Frame 1 (no input): blank canvas, image omitted
Frame 60 (no input): blank canvas, image omitted
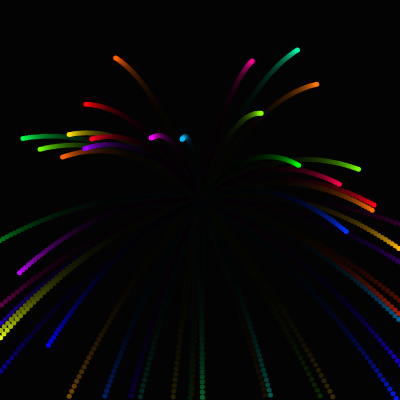
Frame 120 (the mouse pressed at the canvas centre since frame 60)

The p5.js sketch whose frames 1 and 60 were blank and that drew this single picture after the mouse press (run headless with seeded random() and noise() and a simulated clock; from frame 60 on, the mouse is pressed at the canvas centre):

// p5.js sketch
// ── sketch.js
// let p=[]
// let numParticles=150
let firework

function setup() {
  createCanvas(400, 400);
//p=new Particle(200, 200)
  // for(let i=0; i<numParticles; i++){
  //   p.push(new Particle(200, 200))
  // }
  // firework=new Firework()
  colorMode(HSB)
}

function draw() {
  background(0, 0.1);
  if(firework){
    firework.update()
  }
  
  
  // p.update()
  // p.show()
}

function mousePressed(){
  firework=new Firework(mouseX, mouseY, random(2,200))
}

class Firework{
  constructor(x,y){
    this.p=[]
    this.numParticles=50
    for(let i=0; i<this.numParticles; i++){
      this.p.push(new Particle(x,y))
    }
  }
  
  update(){
    // this.p.forEach(function(particle,i){
    //   // particle.update()
    //   // particle.show()
    //   if(particle.update()){
    //     particle.show()
    //   } else{
    //     //remove it
    //     this.p.splice(i,1)
    //   }
    // })
    
    for(let i=this.p.length-1; i>0; i--){
      if(this.p[i].update()){
        this.p[i].show()
      } else{
        //remove it
        this.p.splice(i,1)
      }
    }
    
  }
}



class Particle{
  constructor(x,y){
    this.x=x
    this.y=y
    this.a=random(TWO_PI)
    this.speed=random(2.5,4.5)
    this.fall=0
    this.gravity=0.05
    this.moveX=cos(this.a)*this.speed
    this.moveY=sin(this.a)*this.speed
    this.col=random(360)
  }
  
  update(){
  // this.x+=this.speed
//   this updates the possition allowing the ellipse to move
    this.x+=this.moveX
    this.y+=this.moveY
    this.y+=this.fall
    this.fall+=this.gravity
    return this.y<height
  }
  
  show(){
    // fill(255,0,0)
    fill(this.col, 200,200)
    noStroke()
    ellipse(this.x, this.y, 5)
  }
}
